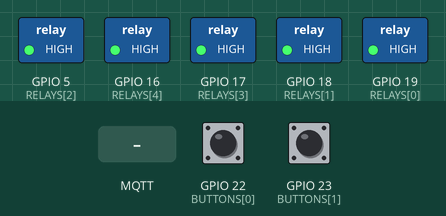
Bench run of a sketch on a simulated ESP32. On the bench: switched loads named in the sketch (green lamp = pin HIGH). Inputs (shaded band) come from the test bench; at power-on: GPIO 22 (BUTTONS[0]) HIGH, GPIO 23 (BUTTONS[1]) HIGH. WiFi joins after 1.5 s; servers stay silent unless stated; no MQTT or app messages arrive unless stated; what the sketch prints to the serial monitor is not drawn.

Above: at 2.7 s.
2.8 s: GPIO 22 (BUTTONS[0]) pulled LOW for 0.15 s
At 2.9 s:
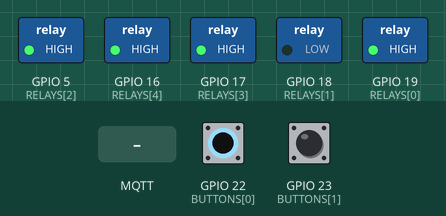
4.4 s: GPIO 23 (BUTTONS[1]) pulled LOW for 0.15 s
At 4.5 s:
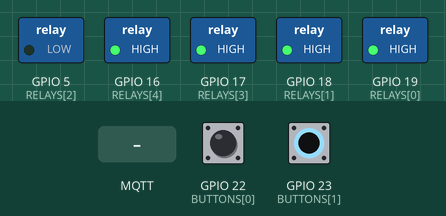
6.0 s: MQTT message "ON" arrives on the first subscribed topic
At 6.6 s:
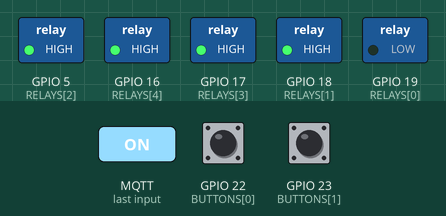
7.5 s: MQTT message "ON" arrives on the second subscribed topic
At 8.7 s:
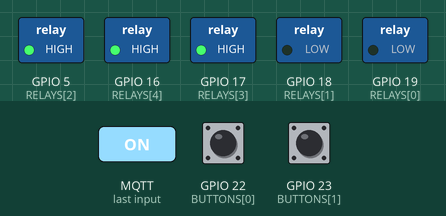
9.0 s: GPIO 23 (BUTTONS[1]) pulled LOW for 1 s
At 9.8 s:
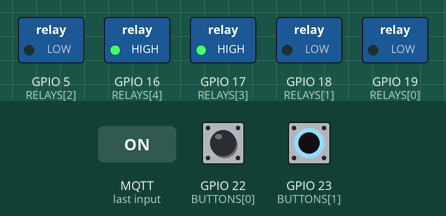
11.5 s: GPIO 23 (BUTTONS[1]) pulled LOW for 3.2 s
At 15.5 s:
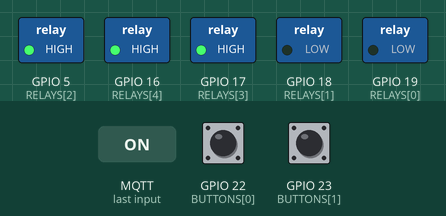
Timing chart, 0 to 17.0 s (numbered marks = the images above; inputs shaded):
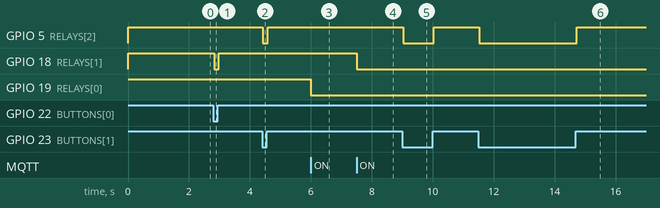

Measured:
- after the input at 2.8 s, GPIO 18 (RELAYS[1]): HIGH → LOW at once, → HIGH 0.15 s later
- after the input at 4.4 s, GPIO 5 (RELAYS[2]): HIGH → LOW at once, → HIGH 0.15 s later
- after the input at 6.0 s, GPIO 19 (RELAYS[0]): HIGH → LOW at once
- after the input at 7.5 s, GPIO 18 (RELAYS[1]): HIGH → LOW at once
- after the input at 9.0 s, GPIO 5 (RELAYS[2]): HIGH → LOW at once, → HIGH 1.0 s later
- after the input at 11.5 s, GPIO 5 (RELAYS[2]): HIGH → LOW at once, → HIGH 3.2 s later

The sketch:

MochaHubCore.ino
```cpp
/*
 * Mocha Hub Core v1.3.5
 * ---------------------
 * Features: Static IP, MQTT (Non-blocking), ArduinoOTA, Web Debug UI
 * Hardware: ESP32 + 5 Relays + 2 Buttons + DHT22
 */

#include <WiFi.h>
#include <WebServer.h>
#include <ESPmDNS.h>
#include <HTTPUpdateServer.h>
#include <PubSubClient.h>
#include <DHT.h>
#include <ArduinoOTA.h>

// --- Configuration ---
const char* ssid          = "Excitel_ASURAAS";
const char* password      = "Utsaah@8769";
const char* mqtt_broker   = "192.168.1.90";
const char* hostName      = "mocha-hub";

IPAddress local_IP(192, 168, 1, 50);
IPAddress gateway(192, 168, 1, 1);
IPAddress subnet(255, 255, 255, 0);
IPAddress primaryDNS(8, 8, 8, 8);

// --- Pin Mapping ---
const int RELAYS[]  = {19, 18, 5, 17, 16}; // R1 to R5
const int BUTTONS[] = {22, 23};            // Sw1, Sw2
#define DHTPIN 21
#define DHTTYPE DHT22

// --- Objects ---
WiFiClient espClient;
PubSubClient client(espClient);
WebServer server(80);
HTTPUpdateServer httpUpdater;
DHT dht(DHTPIN, DHTTYPE);

// --- State Variables ---
unsigned long lastSensorUpdate = 0;
unsigned long lastMqttRetry = 0;
bool lastBtnState[] = {HIGH, HIGH};
float currentTemp = 0, currentHumi = 0;

// --- UI Logic ---
String getDashboardHTML() {
  String ptr = "<!DOCTYPE html><html><head><title>Mocha Hub Debug</title>";
  ptr += "<meta name='viewport' content='width=device-width, initial-scale=1'><meta http-equiv='refresh' content='10'>";
  ptr += "<style>body{font-family: Arial; text-align: center; background-color: #1a1a1a; color: white;}";
  ptr += ".card{background: #2d2d2d; padding: 20px; border-radius: 15px; display: inline-block; margin: 10px; min-width: 280px; border: 1px solid #444;}";
  ptr += ".status-on{color: #00ff00;} .status-off{color: #ff4444;}";
  ptr += "hr{border: 0.5px solid #444;}</style></head><body>";
  ptr += "<h1>☕ Mocha Hub v1.3.5</h1>";

  // Sensor Card
  ptr += "<div class='card'><h2>Sensors</h2><p>Temperature: " + String(currentTemp) + " &deg;C</p>";
  ptr += "<p>Humidity: " + String(currentHumi) + " %</p></div><br>";

  // Relay Card
  ptr += "<div class='card'><h2>Relay States</h2><table style='width:100%'>";
  for(int i=0; i<5; i++) {
    bool state = !digitalRead(RELAYS[i]);
    ptr += "<tr><td>Relay " + String(i+1) + "</td><td class='" + (state ? "status-on":"status-off") + "'>" + (state ? "ON":"OFF") + "</td></tr>";
  }
  ptr += "</table></div><br>";

  // System Card
  ptr += "<div class='card'><h2>System Info</h2>";
  ptr += "<p>IP: " + WiFi.localIP().toString() + "</p>";
  ptr += "<p>MQTT: " + String(client.connected() ? "CONNECTED" : "DISCONNECTED") + "</p>";
  ptr += "<hr><a href='/update' style='color: #3498db;'>Web Firmware Update</a>";
  ptr += "<p style='font-size: 0.8em; color: #888;'>ArduinoOTA Enabled (Network Port)</p></div>";
  ptr += "</body></html>";
  return ptr;
}

// --- MQTT Callback ---
void callback(char* topic, byte* payload, unsigned int length) {
  String msg = "";
  for (int i = 0; i < length; i++) msg += (char)payload[i];

  for (int i = 0; i < 5; i++) {
    String target = "room/switch/relay_" + String(i + 1) + "/command";
    if (String(topic) == target) {
      bool state = (msg == "ON");
      digitalWrite(RELAYS[i], state ? LOW : HIGH);
      client.publish(("room/switch/relay_" + String(i + 1) + "/state").c_str(), state ? "ON" : "OFF", true);
    }
  }
}

// --- Setup Functions ---
void setupOTA() {
  ArduinoOTA.setHostname(hostName);
  ArduinoOTA.onStart([]() { Serial.println("OTA Start"); });
  ArduinoOTA.onEnd([]() { Serial.println("\nOTA End"); });
  ArduinoOTA.begin();
}

void setupWiFi() {
  WiFi.mode(WIFI_STA);
  if (!WiFi.config(local_IP, gateway, subnet, primaryDNS)) {
    Serial.println("Static IP Failed to Configure");
  }
  WiFi.begin(ssid, password);
  while (WiFi.status() != WL_CONNECTED) { delay(500); Serial.print("."); }
  Serial.println("\nWiFi Connected. IP: " + WiFi.localIP().toString());
}

void maintainMqtt() {
  if (!client.connected() && (millis() - lastMqttRetry > 5000)) {
    lastMqttRetry = millis();
    if (client.connect("MochaHubClient")) {
      client.publish("room/status", "online", true);
      for(int i=1; i<=5; i++) {
        client.subscribe(("room/switch/relay_" + String(i) + "/command").c_str());
      }
    }
  }
}

void setup() {
  Serial.begin(115200);

  for (int i = 0; i < 5; i++) {
    pinMode(RELAYS[i], OUTPUT);
    digitalWrite(RELAYS[i], HIGH);
  }
  for (int i = 0; i < 2; i++) pinMode(BUTTONS[i], INPUT_PULLUP);

  dht.begin();
  setupWiFi();
  setupOTA();
  MDNS.begin(hostName);

  httpUpdater.setup(&server);
  server.on("/", []() { server.send(200, "text/html", getDashboardHTML()); });
  server.begin();

  client.setServer(mqtt_broker, 1883);
  client.setCallback(callback);
}

void loop() {
  ArduinoOTA.handle(); // Check for incoming code updates
  server.handleClient();
  maintainMqtt();
  client.loop();

  // Physical Button Logic
  for(int i=0; i<2; i++) {
    bool currentState = digitalRead(BUTTONS[i]);
    if(currentState != lastBtnState[i]) {
      delay(30); // Debounce
      if(digitalRead(BUTTONS[i]) == currentState) {
        int relayIdx = i + 1; // Sw1->R2, Sw2->R3
        bool newRelayState = !digitalRead(RELAYS[relayIdx]);
        digitalWrite(RELAYS[relayIdx], newRelayState);

        if(client.connected()) {
          client.publish(("room/switch/relay_" + String(relayIdx + 1) + "/state").c_str(),
                        (newRelayState == LOW ? "ON" : "OFF"), true);
        }
        lastBtnState[i] = currentState;
      }
    }
  }

  // Sensor Loop (Every 30s)
  if (millis() - lastSensorUpdate > 30000) {
    float h = dht.readHumidity();
    float t = dht.readTemperature();
    if (!isnan(h) && !isnan(t)) {
      currentTemp = t; currentHumi = h;
      client.publish("room/sensor/temp/state", String(t).c_str(), true);
      client.publish("room/sensor/humi/state", String(h).c_str(), true);
    }
    lastSensorUpdate = millis();
  }
}
```
